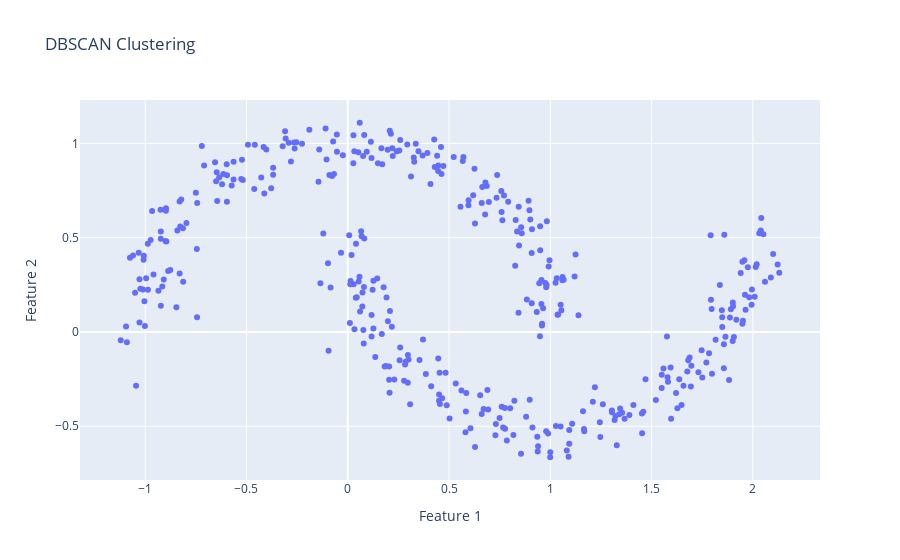

Notebook source saved alongside this figure:
### Markdown cell above
# Select eps & min_sample

In the above code, we specified eps=0.2 and min_sample=3. But why did do that? Well let's play around to see the influence of these two parameters.

## Play with eps 🤙

Let's first play around with eps. As a reminder eps is the maximum distance which determines whether an observation belongs to a core sample or not. Let's start with high eps.

### Code cell
# Instanciation de DBSCAN
db = DBSCAN(eps=1, min_samples=5, metric="euclidean", algorithm="brute")

# Ajustement du modèle sur les données
db.fit(X)

# Récupération des labels (clusters détectés)
labels = db.labels_

# Création d'une figure interactive avec Plotly
fig = go.Figure()

# Boucle pour visualiser chaque cluster
for cluster_id in np.unique(labels):
    # Gestion des points bruités (label = -1)
    if cluster_id == -1:
        cluster_points = X[labels == cluster_id]
        fig.add_trace(go.Scatter(
            x=cluster_points[:, 0], 
            y=cluster_points[:, 1],
            mode="markers",
            marker=dict(color="grey", size=5, symbol="circle"),
            name="Noise"
        ))
    else:
        # Points appartenant à un cluster
        cluster_points = X[labels == cluster_id]
        fig.add_trace(go.Scatter(
            x=cluster_points[:, 0], 
            y=cluster_points[:, 1],
            mode="markers",
            name=f"Cluster {cluster_id}"
        ))

# Configuration de la figure
fig.update_layout(
    title="DBSCAN Clustering",
    xaxis_title="Feature 1",
    yaxis_title="Feature 2",
    legend_title="Clusters",
)

fig.show()

### Figure 1 — Plotly figure (JSON) as saved in the notebook; plotly's stock layout.template omitted (floating-point values rounded to 4 significant figures; data arrays with more than 128 entries replaced by an {"elided": "..."} marker saying what was removed)
{"data": [{"mode": "markers", "name": "Cluster 0", "type": "scatter", "x": {"elided": "400 float values"}, "y": {"elided": "400 float values"}}], "layout": {"legend": {"title": {"text": "Clusters"}}, "title": {"text": "DBSCAN Clustering"}, "xaxis": {"title": {"text": "Feature 1"}}, "yaxis": {"title": {"text": "Feature 2"}}}}
